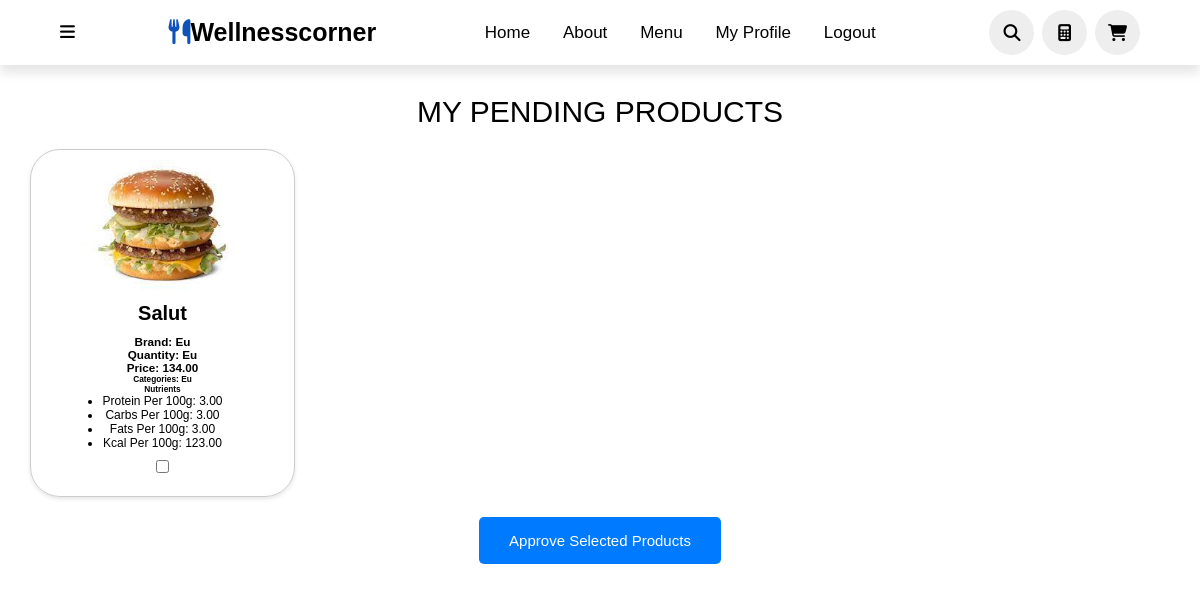
The app's page /approve-products/ (signed in) with its own data.
### WellnessCorner/models.py (models this page shows, shortened)
class PendingProduct(models.Model):
    PRODUCT_TYPES = (
        ('None', 'None'),
        ('lactate', 'Lactate'),
        ('carne', 'Carne'),
        ('legume', 'Legume'),
        ('fructe', 'Fructe'),
    )
    user = models.ForeignKey(settings.AUTH_USER_MODEL, on_delete=models.CASCADE, null=True, blank=True)
    product_name = models.CharField(max_length=100)
    brands = models.CharField(max_length=100)
    quantity = models.CharField(max_length=50)
    categories = models.CharField(max_length=200)
    image = models.ImageField(upload_to='pending_product_images/', null=True, blank=True)
    protein_per_100g = models.DecimalField(max_digits=10, decimal_places=2, null=True, blank=True)
    carbs_per_100g = models.DecimalField(max_digits=10, decimal_places=2, null=True, blank=True)
    fats_per_100g = models.DecimalField(max_digits=10, decimal_places=2, null=True, blank=True)
    kcal_per_100g = models.DecimalField(max_digits=10, decimal_places=2, null=True, blank=True)
    price = models.DecimalField(max_digits=10, decimal_places=2, null=True, blank=True)
    product_type = models.CharField(max_length=20, choices=PRODUCT_TYPES, default='None')
    allergies = models.TextField(null=True, blank=True)
    user_rating = models.DecimalField(max_digits=3, decimal_places=1, null=True, blank=True)
    approved = models.BooleanField(default=False)

### WellnessCorner/views.py (the view, shortened to what this page needs)
# urls.py: path('approve-products/', views.approve_products, name='approve_products'),
@login_required
def approve_products(request):
    if not request.user.is_superuser:
        return HttpResponseForbidden("You don't have permission to access this page.")
    pending_products = PendingProduct.objects.filter(approved=False)
    return render(request, 'pending_products.html', {'pending_products': pending_products})

### templates/pending_products.html (shortened to what this page needs)
{% load static %}
<!DOCTYPE html>
<html lang="en">
<head>
    <link rel="stylesheet" href="{% static 'my-products.css' %}">
</head>
<body>
    <header>
        <div class="more">
            <i class="fa-solid fa-bars" onclick="toggleBar()"></i>
        </div>
        <a href="#" class="logo"><i class="fas fa-utensils"></i>Wellnesscorner</a>
        <nav class="navbar">
            <a href="{% url 'index' %}">Home</a>
            <a href="#about">about</a>
            <a href="#menu">menu</a>
            <a href="{% url 'myaccount' %}">My Profile</a>
            <a href="{% url 'logout' %}">Logout</a>
        </nav>
        <div class="icons">
            <i class="fas fa-search" id="search-icon" onclick="toggleSearch()"></i>
            <a href="{% url 'calculator' %}" class="fa-solid fa-calculator"></a>
            <a href="{% url 'basket_page' %}" class="fas fa-shopping-cart"></a>
        </div>
    </header>
    {% if pending_products %}
        <div style="padding-top:30px" class="heading">My Pending Products</div>
        <form method="post">
        <div class="products-container">
            {% for product in pending_products %}
                <div class="product">
                    <div class="top">
                    {% if product.image %}
                        <img src="{{ product.image.url }}" alt="{{ product.product_name }}" class="product-image">
                    {% endif %}
                    </div>
                    <div class="middle">
                        <h1>{{ product.product_name }}</h1>
                    </div>
                    <div class="bottom">
                        <h3>Brand: {{ product.brands|truncatewords:15 }}</h3>
                        <h3>Quantity: {{ product.quantity }}</h3>
                        <h3>Price: {{ product.price }}</h3>
                        <h5>Categories: {{ product.categories }}</h5>
                        <h5>Nutrients</h5>
                        <ul>
                            <li>Protein per 100g: {{ product.protein_per_100g }}</li>
                            <li>Carbs per 100g: {{ product.carbs_per_100g }}</li>
                            <li>Fats per 100g: {{ product.fats_per_100g }}</li>
                            <li>Kcal per 100g: {{ product.kcal_per_100g }}</li>
                        </ul>
                        <div class="product-button">
                            <input type="checkbox" id="product_{{ product.id }}" name="approved_products" value="{{ product.id }}">
                        </div>
                    </div>
                </div>
            {% endfor %}
        </div>
        <button class="approve" type="submit">Approve Selected Products</button>
    </form>
    {% else %}
        <div style="padding-top:30px" class="heading">No Pending Products Found</div>
    {% endif %}
</body>
</html>

### static/my-products.css (style rules this page uses)
* { font-family: 'Nunito', sans-serif; margin: 0; padding: 0; box-sizing: border-box; text-decoration: none; outline: none; border: none; text-transform: capitalize; transition: all .2s linear; }
html { font-size: 62.5%; overflow-x: hidden; scroll-padding-top: 5.5rem; scroll-behavior: smooth; }
.heading { text-align: center; color: black; font-size: 3rem; padding-bottom: 2rem; text-transform: uppercase; }
header { top: 0; left: 0; right: 0; background: #fff; padding: 1rem 5%; display: flex; align-items: center; justify-content: space-between; z-index: 2; box-shadow: 0 8px 10px rgba(0, 0, 0, 0.1); }
header .logo { color: black; font-size: 2.5rem; font-weight: bolder; }
header .logo i { color: #0F52BA; }
header .navbar a { font-size: 1.7rem; border-radius: .5rem; padding: .5rem 1.5rem; color: black; }
.more { font-size: 1.7rem; color: black; }
header .icons i, header .icons a { cursor: pointer; margin-left: .5rem; height: 4.5rem; line-height: 4.5rem; width: 4.5rem; text-align: center; font-size: 1.7rem; color: black; border-radius: 50%; background: #eee; }
.products-container { display: flex; flex-wrap: wrap; justify-content: space-between; padding-left: 30px; padding-right: 30px; }
.product { width: calc(25% - 20px); margin-bottom: 20px; padding: 10px; border: 1px solid #ccc; box-shadow: 0 2px 4px rgba(0, 0, 0, 0.1); display: flex; flex-direction: column; justify-content: space-between; align-items: center; text-align: center; border-radius: 30px; }
.product h1 { font-size: 2rem; margin-bottom: 10px; text-decoration: none; }
.product-image { height: 130px; width: auto; margin-bottom: 10px; }
.product-button { color: white; text-decoration: none; font-size: 1.2rem; padding: 10px 20px; border-radius: 5px; }
.approve { display: block; margin: 0 auto; padding: 15px 30px; font-size: 1.5rem; background-color: #007bff; color: white; border: none; border-radius: 5px; cursor: pointer; transition: background-color 0.3s ease; }
li { font-size:12px; }

### records on screen
PendingProduct: image (picture), product_name "Salut", brands "Eu", quantity "Eu", price "134.00", categories "Eu", protein_per_100g "3.00", carbs_per_100g "3.00", fats_per_100g "3.00", kcal_per_100g "123.00"
